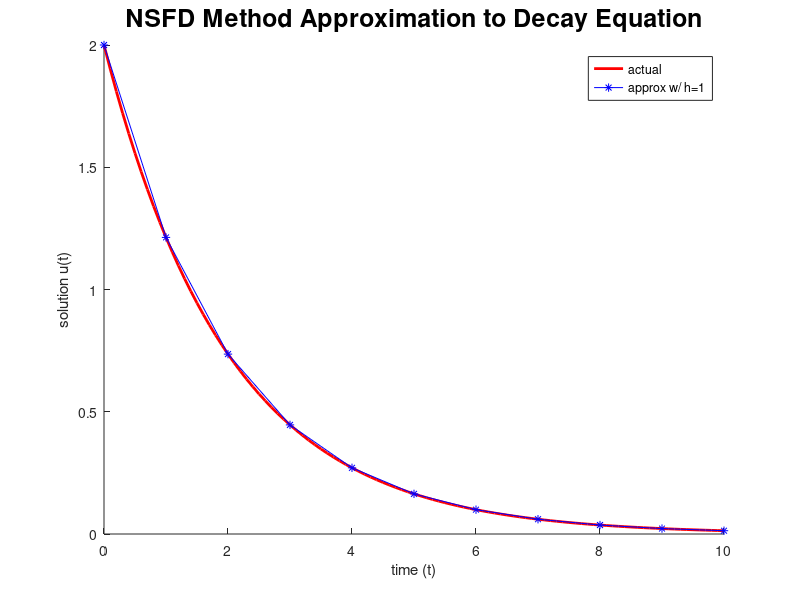

The MATLAB script that drew this image:
% solves the decay equation using 
% a nonstandard finite difference scheme

clear all;

t_interval = [0:0.1:10];
h = 1;
u0 = 2;
lambda = 0.5;

N = (t_interval(length(t_interval)) - t_interval(1))/h;

% calculate approx sol
t_i(1) = t_interval(1);
approx_sol(1) = u0;
for i=2:(N+1)
	t = t_interval(1) + h*(i-1)
	t_i(i) = t;
	approx_sol(i) = approx_sol(i-1)*exp(-lambda*h);
end

% calculate actual sol
for i=1:length(t_interval)
	t = t_interval(i);
	actual_sol(i) = u0*exp(-lambda*(t-t_interval(1)));
end


figure(1);
hold on;
plot(t_interval, actual_sol, 'r', 'LineWidth', 2);
plot(t_i, approx_sol, 'b*-');
leg_str = ['approx w/ h=', num2str(h)];
title_str = ['NSFD Method Approximation to Decay Equation'];
tit_obj = title(title_str);
set(tit_obj,'FontSize',18);
legend('actual',leg_str);
xlabel('time (t)');
ylabel('solution u(t)');
hold off;


